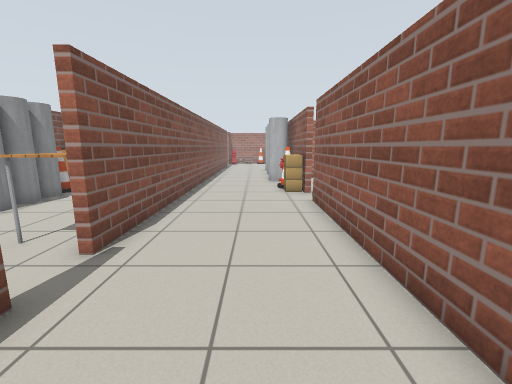
view 1 (above)

15 first-person views from a walk through a world built for the Gazebo simulator. The camera is 1.1 m above the floor, tilts 10° down and sees 90° across. Floor lines are 1 m apart. The floor is counted in squares, 0.5 m on a side. Each view is taken from the middle of a square. On the plan, view 1 faces up. The plan holds only what a view shows up to about 16 squares ahead; the rest is blank. The robots in the file are not drawn. Gazebo's built-in surfaces are drawn with simple patterns. Some surface patterns are stand-ins.

view 2
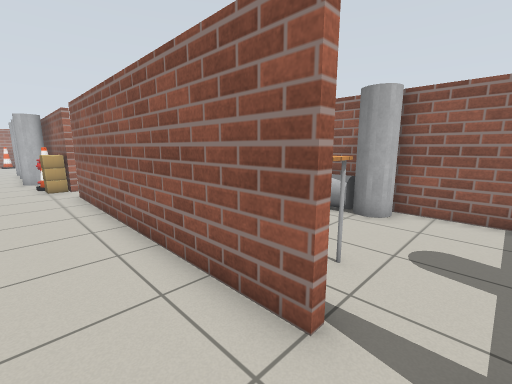

view 3
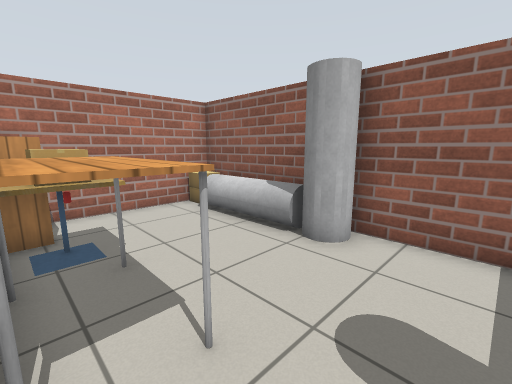

view 4
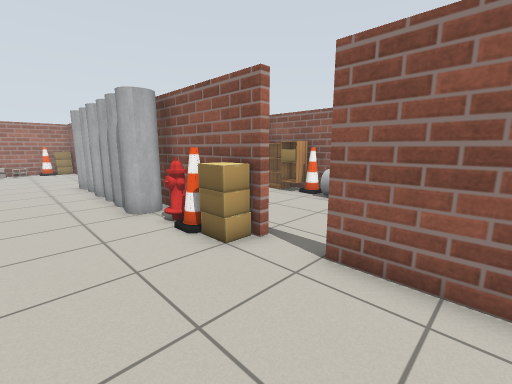

view 5
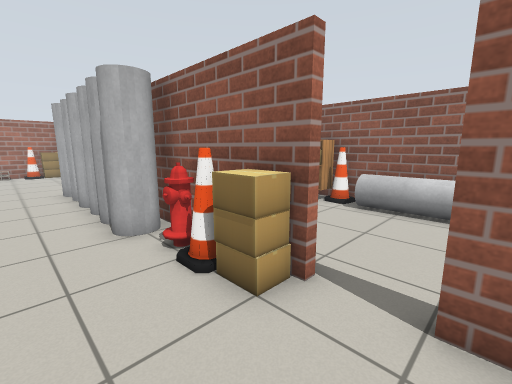

view 6
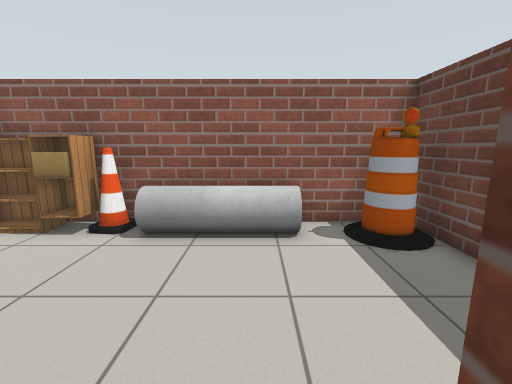

view 7
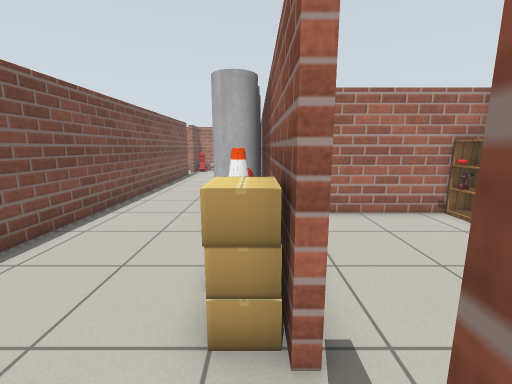

view 8
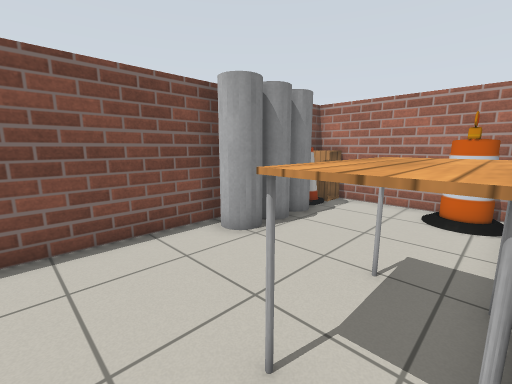

view 9
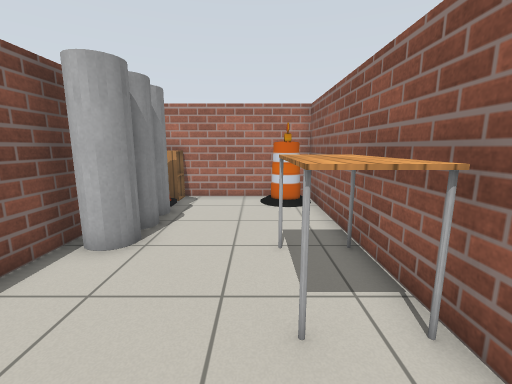

view 10
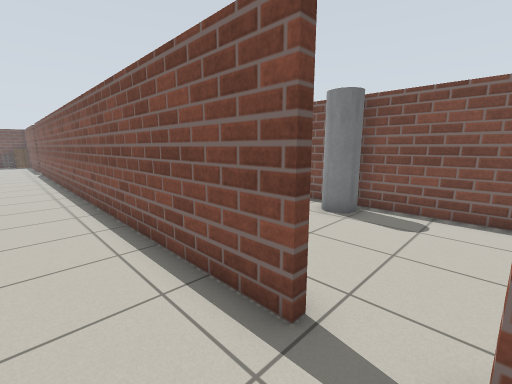

view 11
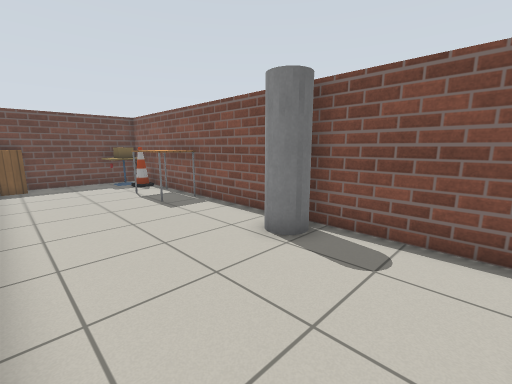

view 12
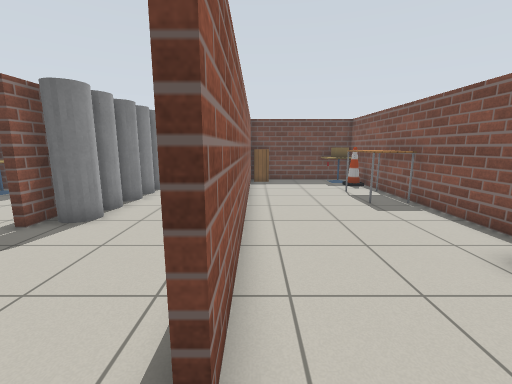

view 13
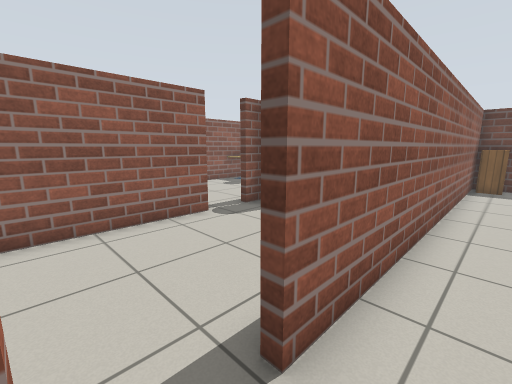

view 14
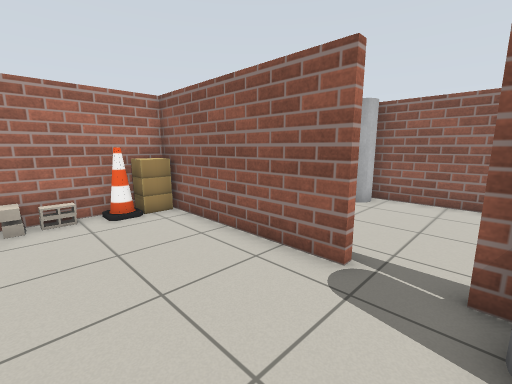

view 15
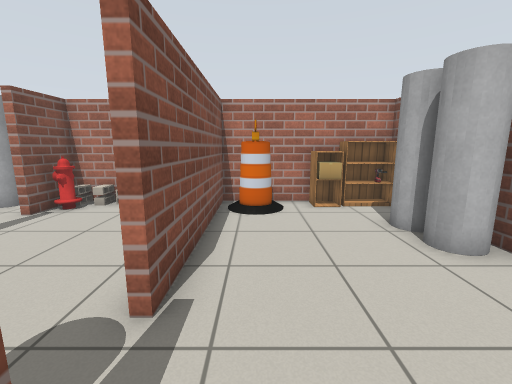

### Floor plan
Points are (right, up) in squares from view 1. A wall is a line through its corners. A room is listed if a view was taken in it or the views show most of it. See-through windows are left out.
Room 1 (views 1, 2, 3, 4, 5, 6, 7, 10, 14, 15)
walls: (2.4, 15.6) (2.4, 16.2); (2.4, 6.4) (2.4, 10.5); (6.6, 6.6) (9.4, 6.6) (9.4, 9.4); (7.5, 6.3) (3.4, 6.3); (9.4, 25.5) (9.4, 28.2); (-3.7, 30.3) (-3.3, 30.3) (-3.3, 5); (9.4, -3.2) (9.4, -0.8); (0.5, 34.3) (-0.6, 34.3); (5.5, 34.3) (2.7, 34.3) (2.7, 27) (2.4, 27) (2.4, 33.2)
ways out: opening at (-3, 5.5) to room 2; opening at (-3, 15) to room 2; opening at (-3, 32.5) to room 2
objects: fire hydrant (-3, 33); other object (-3, 34); cinder block (-2, 34); cinder block (-1, 34); grey cylinder (1, 17) to (2, 18); grey cylinder (1, 18) to (2, 19); grey cylinder (1, 20) to (2, 20); grey cylinder (1, 21) to (2, 22); grey cylinder (1, 23) to (2, 23); grey cylinder (1, 24) to (2, 25); cone (1, 34); cardboard box (2, 13); cone (2, 14); fire hydrant (2, 15); cardboard box (2, 34); table (3, -1) to (4, 1); cafe table (3, 2) to (4, 2); cardboard box (3, 3) to (4, 4); bookshelf (3, 4) to (3, 6); barrel (4, 33) to (4, 34); cabinet (6, 34) to (7, 34); cardboard box (7, 33); grey cylinder (8, 0) to (9, 1); grey cylinder (8, 2) to (9, 4); cardboard box (8, 5) to (9, 6); barrel (8, 7) to (8, 8); grey cylinder (8, 10) to (9, 14); cardboard box (8, 16); other object (8, 18); other object (8, 19) to (9, 20); grey cylinder (8, 29) to (9, 30); grey cylinder (8, 30) to (9, 31); bookshelf (8, 34) to (9, 34); cone (9, 15); cabinet (9, 16); bookshelf (9, 17) to (9, 18)
Room 2 (views 8, 9, 11, 12, 13)
walls: (-7.5, 14.7) (-5.4, 14.7); (-3.7, 16.9) (-3.7, 30.3); (-10.4, 18.4) (-10.4, 17.8); (-3.7, 8.6) (-3.7, 14.4) (-7.5, 14.4); (-10.4, 8.3) (-10.4, 3.8); (-3.3, 5) (-3.8, 5); (-10.4, 26.6) (-10.4, 22.8); (-10.4, 32.3) (-10.4, 28.8)
ways out: opening at (-3, 5.5) to room 1; opening at (-3, 15) to room 1; opening at (-3, 32.5) to room 1
objects: grey cylinder (-10, 8) to (-9, 9); grey cylinder (-10, 10) to (-9, 11); grey cylinder (-10, 11) to (-9, 12); cone (-10, 13); cabinet (-10, 14) to (-9, 14); other object (-10, 15); cardboard box (-10, 15) to (-9, 16); cone (-10, 17); table (-10, 19) to (-9, 22); grey cylinder (-10, 27) to (-9, 28); other object (-8, 15); grey cylinder (-6, 33) to (-5, 34); table (-5, 6) to (-4, 8); barrel (-5, 13) to (-4, 14); cabinet (-5, 15) to (-4, 16)

Positions as (right, up) in squares from view 1, and headings:
1: (0, 0), facing up
2: (0, -3), facing up-right
3: (3, -3), facing up-right
4: (-2, 8), facing up-right
5: (-1, 10), facing up-right
6: (2, 11), facing right
7: (2, 10), facing up
8: (-4, 4), facing up-left
9: (-6, 3), facing up
10: (-1, 32), facing down-left
11: (-4, 32), facing down-left
12: (-4, 32), facing down
13: (-5, 32), facing down-right
14: (-2, 25), facing up-right
15: (4, 24), facing up
